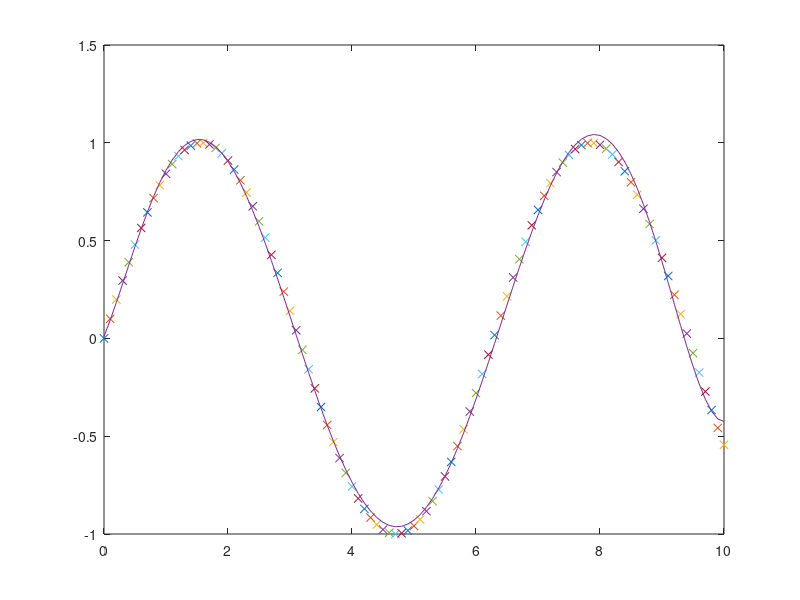

Reproduce this figure in MATLAB.
x = 0:0.1:10;
one_matrix = ones(1,length(x))';
y = (sin(x))';
for i=1:length(x)
    plot(x(i),y(i),'marker','x')
    hold on
end
show_x = x;
x = [x.^6' x.^5' x.^4' x.^3' x.^2' x.^1' x.^0'];
A = (x'*x);
Y = (x)'*y;
result = inv(A)*Y
plot(show_x,x*result)